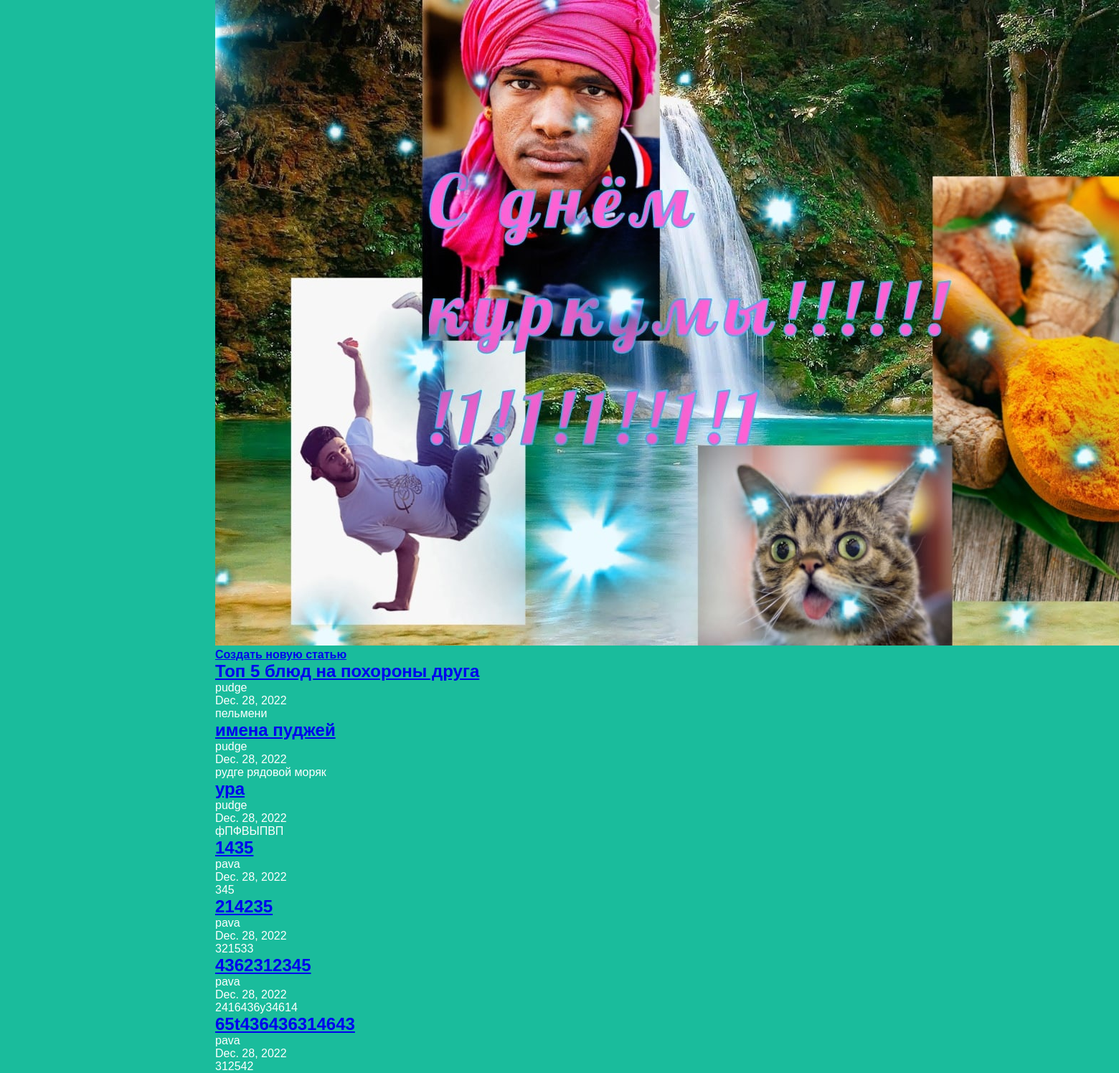
The app's page /articles/ with its own data.
### articles/models.py (models this page shows, shortened)
class Article(models.Model):
    id = models.BigAutoField(primary_key=True)
    title = models.CharField(max_length=200)
    author = models.ForeignKey(User, on_delete=models.CASCADE)
    text = models.TextField()
    created_date = models.DateField(auto_now_add=True)
    def get_excerpt(self):
        return self.text[:140] + "..." if len(self.text) > 140 else self.text

### articles/views.py (the view)
# urls.py: path("articles/", views.archive),
def archive(request):
    return render(request, 'archive.html', {"posts": Article.objects.all()})

### articles/templates/archive.html (shortened to what this page needs)
<!DOCTYPE html>
<html lang="en">
<head>
    <link rel="stylesheet" href="{{ STATIC_URL }}/static/style.css">
</head>
<body class="archive">
    {% load static %}
    <div class="header">
        <img src="{{ STATIC_URL }}/static/logo1.jpg" alt="Logo image" />
    </div>
    <a href="/articles/new/"><h4 class="post-title">Создать новую статью</h4></a>
    {% for post in posts %}
    <div class="one-post">
        <a href="/articles/{{post.id}}/"><h2 class="post-title">{{ post.title }}</h2></a>
        <div class="article-info">
            <div class="article-author">{{ post.author.username }}</div>
            <div class="article-created- date">{{ post.created_date }}</div>
        </div>
        <p class="article-text">{{ post.get_excerpt }}</p>
    </div>
    {% endfor %}
</body>
</html>

### articles/static/style.css (style rules this page uses)
* { margin: 0; padding: 0; }
body { max-width: 1920px; background: #1abc9c; font-family: Tahoma, Arial, sans-serif; color: #ffffff; }
.archive { width: 960px; margin-left: auto; margin-right: auto; }
.header, .main-post, .footer { display: column; text-align: center; }

### records on screen
Article: title "Топ 5 блюд на похороны друга", author.username "pudge", created_date "Dec. 28, 2022", get_excerpt "пельмени"
Article: title "имена пуджей", author.username "pudge", created_date "Dec. 28, 2022", get_excerpt "рудге рядовой моряк"
Article: title "ура", author.username "pudge", created_date "Dec. 28, 2022", get_excerpt "фПФВЫПВП"
Article: title "1435", author.username "pava", created_date "Dec. 28, 2022", get_excerpt "345"
Article: title "214235", author.username "pava", created_date "Dec. 28, 2022", get_excerpt "321533"
Article: title "4362312345", author.username "pava", created_date "Dec. 28, 2022", get_excerpt "2416436y34614"
Article: title "65t436436314643", author.username "pava", created_date "Dec. 28, 2022", get_excerpt "312542"
